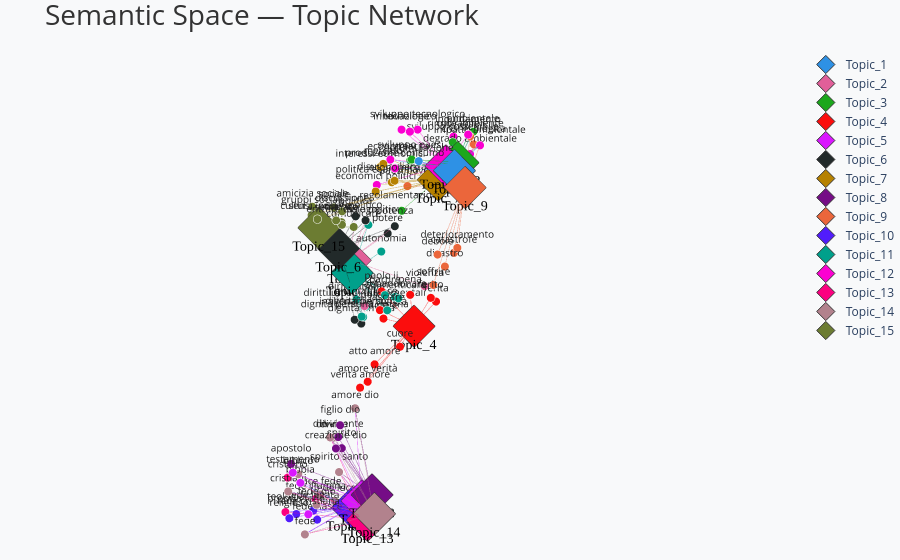

Notebook cell for this chart:
### Code cell
model.visualize_3d()

### Figure 1 — Plotly figure (JSON) as saved in the notebook; plotly's stock layout.template omitted (floating-point values rounded to 4 significant figures)
{"data": [{"line": {"color": "#2E91E5", "width": 1.5}, "mode": "lines", "opacity": 0.4, "showlegend": false, "type": "scatter3d", "x": [1.153, 1.812, null, 1.153, 0.6, null, 1.153, 1.967, null, 1.153, 0.1693, null, 1.153, 1.747, null, 1.153, 0.2403, null, 1.153, 2.133, null, 1.153, 0.4135, null, 1.153, 0.6605, null, 1.153, 1.517, null], "y": [4.976, 4.491, null, 4.976, 4.82, null, 4.976, 4.083, null, 4.976, 4.606, null, 4.976, 4.609, null, 4.976, 4.852, null, 4.976, 4.371, null, 4.976, 4.756, null, 4.976, 4.501, null, 4.976, 4.175, null], "z": [4.161, 4.427, null, 4.161, 4.676, null, 4.161, 4.354, null, 4.161, 4.568, null, 4.161, 4.41, null, 4.161, 4.376, null, 4.161, 4.312, null, 4.161, 4.218, null, 4.161, 4.46, null, 4.161, 4.236, null]}, {"marker": {"color": "#2E91E5", "line": {"color": "white", "width": 0.5}, "size": 5}, "mode": "markers+text", "showlegend": false, "text": ["crescita", "inquinamento", "economia", "ambientale", "accumulazione", "impatto ambientale", "produzione consumo", "degrado ambientale", "sviluppo sostenibile", "sviluppo paesi"], "textfont": {"color": "#222222", "size": 10}, "textposition": "top center", "type": "scatter3d", "x": [1.812, 0.6, 1.967, 0.1693, 1.747, 0.2403, 2.133, 0.4135, 0.6605, 1.517], "y": [4.491, 4.82, 4.083, 4.606, 4.609, 4.852, 4.371, 4.756, 4.501, 4.175], "z": [4.427, 4.676, 4.354, 4.568, 4.41, 4.376, 4.312, 4.218, 4.46, 4.236]}, {"marker": {"color": "#2E91E5", "line": {"color": "#333", "width": 1}, "size": 14, "symbol": "diamond"}, "mode": "markers+text", "name": "Topic_1", "text": ["Topic_1"], "textfont": {"color": "#000000", "family": "Arial Black", "size": 14}, "textposition": "bottom center", "type": "scatter3d", "x": [1.153], "y": [4.976], "z": [4.161]}, {"line": {"color": "#E15F99", "width": 1.5}, "mode": "lines", "opacity": 0.4, "showlegend": false, "type": "scatter3d", "x": [3.217, 2.456, null, 3.217, 2.446, null, 3.217, 2.886, null, 3.217, 2.723, null, 3.217, 2.927, null, 3.217, 2.64, null, 3.217, 3.271, null, 3.217, 3.198, null, 3.217, 3.347, null, 3.217, 3.163, null], "y": [4.237, 4.498, null, 4.237, 4.68, null, 4.237, 4.078, null, 4.237, 4.172, null, 4.237, 5.911, null, 4.237, 4.156, null, 4.237, 4.444, null, 4.237, 4.593, null, 4.237, 4.71, null, 4.237, 4.597, null], "z": [2.745, 3.125, null, 2.745, 3.346, null, 2.745, 3.495, null, 2.745, 3.383, null, 2.745, 2.796, null, 2.745, 3.252, null, 2.745, 1.956, null, 2.745, 1.839, null, 2.745, 1.712, null, 2.745, 1.812, null]}, {"marker": {"color": "#E15F99", "line": {"color": "white", "width": 0.5}, "size": 5}, "mode": "markers+text", "showlegend": false, "text": ["potere", "potenza", "politica", "politico", "violenza", "potere politico", "diritti umani", "diritti umani fondamentali", "inalienabile dignità", "giustizia pace"], "textfont": {"color": "#222222", "size": 10}, "textposition": "top center", "type": "scatter3d", "x": [2.456, 2.446, 2.886, 2.723, 2.927, 2.64, 3.271, 3.198, 3.347, 3.163], "y": [4.498, 4.68, 4.078, 4.172, 5.911, 4.156, 4.444, 4.593, 4.71, 4.597], "z": [3.125, 3.346, 3.495, 3.383, 2.796, 3.252, 1.956, 1.839, 1.712, 1.812]}, {"marker": {"color": "#E15F99", "line": {"color": "#333", "width": 1}, "size": 14, "symbol": "diamond"}, "mode": "markers+text", "name": "Topic_2", "text": ["Topic_2"], "textfont": {"color": "#000000", "family": "Arial Black", "size": 14}, "textposition": "bottom center", "type": "scatter3d", "x": [3.217], "y": [4.237], "z": [2.745]}, {"line": {"color": "#1CA71C", "width": 1.5}, "mode": "lines", "opacity": 0.4, "showlegend": false, "type": "scatter3d", "x": [1.017, 1.812, null, 1.017, 0.6, null, 1.017, 0.1693, null, 1.017, 2.138, null, 1.017, 0.4626, null, 1.017, 0.2403, null, 1.017, 0.6605, null, 1.017, 0.4135, null, 1.017, 2.133, null, 1.017, 1.517, null], "y": [4.94, 4.491, null, 4.94, 4.82, null, 4.94, 4.606, null, 4.94, 4.559, null, 4.94, 4.349, null, 4.94, 4.852, null, 4.94, 4.501, null, 4.94, 4.756, null, 4.94, 4.371, null, 4.94, 4.175, null], "z": [4.272, 4.427, null, 4.272, 4.676, null, 4.272, 4.568, null, 4.272, 3.516, null, 4.272, 4.479, null, 4.272, 4.376, null, 4.272, 4.46, null, 4.272, 4.218, null, 4.272, 4.312, null, 4.272, 4.236, null]}, {"marker": {"color": "#1CA71C", "line": {"color": "white", "width": 0.5}, "size": 5}, "mode": "markers+text", "showlegend": false, "text": ["crescita", "inquinamento", "ambientale", "regolamentazione", "rinnovabile", "impatto ambientale", "sviluppo sostenibile", "degrado ambientale", "produzione consumo", "sviluppo paesi"], "textfont": {"color": "#222222", "size": 10}, "textposition": "top center", "type": "scatter3d", "x": [1.812, 0.6, 0.1693, 2.138, 0.4626, 0.2403, 0.6605, 0.4135, 2.133, 1.517], "y": [4.491, 4.82, 4.606, 4.559, 4.349, 4.852, 4.501, 4.756, 4.371, 4.175], "z": [4.427, 4.676, 4.568, 3.516, 4.479, 4.376, 4.46, 4.218, 4.312, 4.236]}, {"marker": {"color": "#1CA71C", "line": {"color": "#333", "width": 1}, "size": 14, "symbol": "diamond"}, "mode": "markers+text", "name": "Topic_3", "text": ["Topic_3"], "textfont": {"color": "#000000", "family": "Arial Black", "size": 14}, "textposition": "bottom center", "type": "scatter3d", "x": [1.017], "y": [4.94], "z": [4.272]}, {"line": {"color": "#FB0D0D", "width": 1.5}, "mode": "lines", "opacity": 0.4, "showlegend": false, "type": "scatter3d", "x": [3.582, 3.911, null, 3.582, 3.132, null, 3.582, 3.046, null, 3.582, 3.849, null, 3.582, 3.33, null, 3.582, 4.486, null, 3.582, 4.043, null, 3.582, 3.811, null, 3.582, 4.818, null, 3.582, 4.717, null], "y": [6.273, 6.272, null, 6.273, 6.243, null, 6.273, 6.291, null, 6.273, 5.807, null, 6.273, 5.941, null, 6.273, 6.249, null, 6.273, 5.928, null, 6.273, 5.729, null, 6.273, 6.241, null, 6.273, 6.322, null], "z": [2.458, 2.191, null, 2.458, 2.807, null, 2.458, 2.711, null, 2.458, 2.511, null, 2.458, 2.819, null, 2.458, 2.133, null, 2.458, 2.85, null, 2.458, 3.022, null, 2.458, 1.823, null, 2.458, 1.942, null]}, {"marker": {"color": "#FB0D0D", "line": {"color": "white", "width": 0.5}, "size": 5}, "mode": "markers+text", "showlegend": false, "text": ["cuore", "ferito", "ferita", "amare", "pena", "atto amore", "porta sé", "paolo ii", "verità amore", "amore verità"], "textfont": {"color": "#222222", "size": 10}, "textposition": "top center", "type": "scatter3d", "x": [3.911, 3.132, 3.046, 3.849, 3.33, 4.486, 4.043, 3.811, 4.818, 4.717], "y": [6.272, 6.243, 6.291, 5.807, 5.941, 6.249, 5.928, 5.729, 6.241, 6.322], "z": [2.191, 2.807, 2.711, 2.511, 2.819, 2.133, 2.85, 3.022, 1.823, 1.942]}, {"marker": {"color": "#FB0D0D", "line": {"color": "#333", "width": 1}, "size": 14, "symbol": "diamond"}, "mode": "markers+text", "name": "Topic_4", "text": ["Topic_4"], "textfont": {"color": "#000000", "family": "Arial Black", "size": 14}, "textposition": "bottom center", "type": "scatter3d", "x": [3.582], "y": [6.273], "z": [2.458]}, {"line": {"color": "#DA16FF", "width": 1.5}, "mode": "lines", "opacity": 0.4, "showlegend": false, "type": "scatter3d", "x": [5.546, 6.469, null, 5.546, 6.504, null, 5.546, 5.656, null, 5.546, 6.368, null, 5.546, 6.447, null, 5.546, 5.659, null, 5.546, 6.208, null, 5.546, 5.149, null, 5.546, 6.196, null, 5.546, 6.391, null], "y": [7.002, 6.515, null, 7.002, 6.669, null, 7.002, 6.437, null, 7.002, 6.497, null, 7.002, 6.651, null, 7.002, 6.598, null, 7.002, 6.659, null, 7.002, 6.482, null, 7.002, 6.609, null, 7.002, 6.669, null], "z": [0.2638, 1.344, null, 0.2638, -0.02012, null, 0.2638, 1.429, null, 0.2638, 1.205, null, 0.2638, 1.205, null, 0.2638, 0.733, null, 0.2638, 0.4578, null, 0.2638, 1.752, null, 0.2638, 0.004899, null, 0.2638, 0.3972, null]}, {"marker": {"color": "#DA16FF", "line": {"color": "white", "width": 0.5}, "size": 5}, "mode": "markers+text", "showlegend": false, "text": ["testamento", "fede", "divino", "biblico", "bibbia", "spirito santo", "fede dio", "amore dio", "fede nasce", "fede cristiana"], "textfont": {"color": "#222222", "size": 10}, "textposition": "top center", "type": "scatter3d", "x": [6.469, 6.504, 5.656, 6.368, 6.447, 5.659, 6.208, 5.149, 6.196, 6.391], "y": [6.515, 6.669, 6.437, 6.497, 6.651, 6.598, 6.659, 6.482, 6.609, 6.669], "z": [1.344, -0.02012, 1.429, 1.205, 1.205, 0.733, 0.4578, 1.752, 0.004899, 0.3972]}, {"marker": {"color": "#DA16FF", "line": {"color": "#333", "width": 1}, "size": 14, "symbol": "diamond"}, "mode": "markers+text", "name": "Topic_5", "text": ["Topic_5"], "textfont": {"color": "#000000", "family": "Arial Black", "size": 14}, "textposition": "bottom center", "type": "scatter3d", "x": [5.546], "y": [7.002], "z": [0.2638]}, {"line": {"color": "#222A2A", "width": 1.5}, "mode": "lines", "opacity": 0.4, "showlegend": false, "type": "scatter3d", "x": [3.41, 2.456, null, 3.41, 3.544, null, 3.41, 2.886, null, 3.41, 2.446, null, 3.41, 2.723, null, 3.41, 2.64, null, 3.41, 3.475, null, 3.41, 3.296, null, 3.41, 3.449, null, 3.41, 3.815, null], "y": [4.146, 4.498, null, 4.146, 4.272, null, 4.146, 4.078, null, 4.146, 4.68, null, 4.146, 4.172, null, 4.146, 4.156, null, 4.146, 4.603, null, 4.146, 4.588, null, 4.146, 4.786, null, 4.146, 4.171, null], "z": [3.044, 3.125, null, 3.044, 3.974, null, 3.044, 3.495, null, 3.044, 3.346, null, 3.044, 3.383, null, 3.044, 3.252, null, 3.044, 1.656, null, 3.044, 1.46, null, 3.044, 1.815, null, 3.044, 3.808, null]}, {"marker": {"color": "#222A2A", "line": {"color": "white", "width": 0.5}, "size": 5}, "mode": "markers+text", "showlegend": false, "text": ["potere", "sociale", "politica", "potenza", "politico", "potere politico", "dignità persona umana", "dignità umana", "dignità persona", "senso sociale"], "textfont": {"color": "#222222", "size": 10}, "textposition": "top center", "type": "scatter3d", "x": [2.456, 3.544, 2.886, 2.446, 2.723, 2.64, 3.475, 3.296, 3.449, 3.815], "y": [4.498, 4.272, 4.078, 4.68, 4.172, 4.156, 4.603, 4.588, 4.786, 4.171], "z": [3.125, 3.974, 3.495, 3.346, 3.383, 3.252, 1.656, 1.46, 1.815, 3.808]}, {"marker": {"color": "#222A2A", "line": {"color": "#333", "width": 1}, "size": 14, "symbol": "diamond"}, "mode": "markers+text", "name": "Topic_6", "text": ["Topic_6"], "textfont": {"color": "#000000", "family": "Arial Black", "size": 14}, "textposition": "bottom center", "type": "scatter3d", "x": [3.41], "y": [4.146], "z": [3.044]}, {"line": {"color": "#B68100", "width": 1.5}, "mode": "lines", "opacity": 0.4, "showlegend": false, "type": "scatter3d", "x": [1.418, 3.544, null, 1.418, 1.967, null, 1.418, 2.251, null, 1.418, 2.034, null, 1.418, 2.252, null, 1.418, 2.241, null, 1.418, 2.31, null, 1.418, 3.906, null, 1.418, 2.051, null, 1.418, 3.815, null], "y": [4.81, 4.272, null, 4.81, 4.083, null, 4.81, 4.48, null, 4.81, 4.187, null, 4.81, 4.187, null, 4.81, 3.989, null, 4.81, 4.028, null, 4.81, 4.085, null, 4.81, 3.897, null, 4.81, 4.171, null], "z": [4.005, 3.974, null, 4.005, 4.354, null, 4.005, 4.14, null, 4.005, 3.949, null, 4.005, 4.381, null, 4.005, 3.896, null, 4.005, 3.794, null, 4.005, 3.885, null, 4.005, 4.178, null, 4.005, 3.808, null]}, {"marker": {"color": "#B68100", "line": {"color": "white", "width": 0.5}, "size": 5}, "mode": "markers+text", "showlegend": false, "text": ["sociale", "economia", "economico", "disuguaglianza", "mercato", "politica economia", "economici politici", "gruppi sociali", "interessi economici", "senso sociale"], "textfont": {"color": "#222222", "size": 10}, "textposition": "top center", "type": "scatter3d", "x": [3.544, 1.967, 2.251, 2.034, 2.252, 2.241, 2.31, 3.906, 2.051, 3.815], "y": [4.272, 4.083, 4.48, 4.187, 4.187, 3.989, 4.028, 4.085, 3.897, 4.171], "z": [3.974, 4.354, 4.14, 3.949, 4.381, 3.896, 3.794, 3.885, 4.178, 3.808]}, {"marker": {"color": "#B68100", "line": {"color": "#333", "width": 1}, "size": 14, "symbol": "diamond"}, "mode": "markers+text", "name": "Topic_7", "text": ["Topic_7"], "textfont": {"color": "#000000", "family": "Arial Black", "size": 14}, "textposition": "bottom center", "type": "scatter3d", "x": [1.418], "y": [4.81], "z": [4.005]}, {"line": {"color": "#750D86", "width": 1.5}, "mode": "lines", "opacity": 0.4, "showlegend": false, "type": "scatter3d", "x": [5.462, 5.656, null, 5.462, 5.58, null, 5.462, 6.324, null, 5.462, 5.43, null, 5.462, 6.432, null, 5.462, 5.149, null, 5.462, 5.659, null, 5.462, 5.652, null, 5.462, 5.566, null, 5.462, 5.788, null], "y": [7.163, 6.437, null, 7.163, 6.434, null, 7.163, 6.261, null, 7.163, 6.42, null, 7.163, 6.28, null, 7.163, 6.482, null, 7.163, 6.598, null, 7.163, 6.64, null, 7.163, 6.597, null, 7.163, 6.737, null], "z": [0.4906, 1.429, null, 0.4906, 1.368, null, 0.4906, 1.209, null, 0.4906, 0.9849, null, 0.4906, 0.9913, null, 0.4906, 1.752, null, 0.4906, 0.733, null, 0.4906, 1.592, null, 0.4906, 1.759, null, 0.4906, 1.516, null]}, {"marker": {"color": "#750D86", "line": {"color": "white", "width": 0.5}, "size": 5}, "mode": "markers+text", "showlegend": false, "text": ["divino", "divina", "apostolo", "spirito", "cristiano", "amore dio", "spirito santo", "dio vivente", "figlio dio", "creazione dio"], "textfont": {"color": "#222222", "size": 10}, "textposition": "top center", "type": "scatter3d", "x": [5.656, 5.58, 6.324, 5.43, 6.432, 5.149, 5.659, 5.652, 5.566, 5.788], "y": [6.437, 6.434, 6.261, 6.42, 6.28, 6.482, 6.598, 6.64, 6.597, 6.737], "z": [1.429, 1.368, 1.209, 0.9849, 0.9913, 1.752, 0.733, 1.592, 1.759, 1.516]}, {"marker": {"color": "#750D86", "line": {"color": "#333", "width": 1}, "size": 14, "symbol": "diamond"}, "mode": "markers+text", "name": "Topic_8", "text": ["Topic_8"], "textfont": {"color": "#000000", "family": "Arial Black", "size": 14}, "textposition": "bottom center", "type": "scatter3d", "x": [5.462], "y": [7.163], "z": [0.4906]}, {"line": {"color": "#EB663B", "width": 1.5}, "mode": "lines", "opacity": 0.4, "showlegend": false, "type": "scatter3d", "x": [1.277, 2.301, null, 1.277, 2.643, null, 1.277, 2.998, null, 1.277, 2.592, null, 1.277, 2.283, null, 1.277, 0.4135, null, 1.277, 1.71, null, 1.277, 0.2403, null, 1.277, 0.1221, null, 1.277, 0.3937, null], "y": [5.357, 6.089, null, 5.357, 5.933, null, 5.357, 6.173, null, 5.357, 6.07, null, 5.357, 6.006, null, 5.357, 4.756, null, 5.357, 4.292, null, 5.357, 4.852, null, 5.357, 4.607, null, 5.357, 4.71, null], "z": [3.979, 3.393, null, 3.979, 3.335, null, 3.979, 2.977, null, 3.979, 3.128, null, 3.979, 3.25, null, 3.979, 4.218, null, 3.979, 3.798, null, 3.979, 4.376, null, 3.979, 4.3, null, 3.979, 4.558, null]}, {"marker": {"color": "#EB663B", "line": {"color": "white", "width": 0.5}, "size": 5}, "mode": "markers+text", "showlegend": false, "text": ["deterioramento", "debole", "soffrire", "disastro", "catastrofe", "degrado ambientale", "paesi poveri", "impatto ambientale", "crisi ecologica", "cura ambiente"], "textfont": {"color": "#222222", "size": 10}, "textposition": "top center", "type": "scatter3d", "x": [2.301, 2.643, 2.998, 2.592, 2.283, 0.4135, 1.71, 0.2403, 0.1221, 0.3937], "y": [6.089, 5.933, 6.173, 6.07, 6.006, 4.756, 4.292, 4.852, 4.607, 4.71], "z": [3.393, 3.335, 2.977, 3.128, 3.25, 4.218, 3.798, 4.376, 4.3, 4.558]}, {"marker": {"color": "#EB663B", "line": {"color": "#333", "width": 1}, "size": 14, "symbol": "diamond"}, "mode": "markers+text", "name": "Topic_9", "text": ["Topic_9"], "textfont": {"color": "#000000", "family": "Arial Black", "size": 14}, "textposition": "bottom center", "type": "scatter3d", "x": [1.277], "y": [5.357], "z": [3.979]}, {"line": {"color": "#511CFB", "width": 1.5}, "mode": "lines", "opacity": 0.4, "showlegend": false, "type": "scatter3d", "x": [5.701, 6.504, null, 5.701, 6.529, null, 5.701, 6.432, null, 5.701, 6.612, null, 5.701, 6.602, null, 5.701, 6.196, null, 5.701, 5.911, null, 5.701, 6.136, null, 5.701, 6.208, null, 5.701, 6.445, null], "y": [6.928, 6.669, null, 6.928, 6.396, null, 6.928, 6.28, null, 6.928, 6.446, null, 6.928, 6.337, null, 6.928, 6.609, null, 6.928, 6.366, null, 6.928, 6.433, null, 6.928, 6.659, null, 6.928, 6.395, null], "z": [0.1612, -0.02012, null, 0.1612, 0.844, null, 0.1612, 0.9913, null, 0.1612, 0.2924, null, 0.1612, 0.3361, null, 0.1612, 0.004899, null, 0.1612, 0.1746, null, 0.1612, 0.02393, null, 0.1612, 0.4578, null, 0.1612, 0.1879, null]}, {"marker": {"color": "#511CFB", "line": {"color": "white", "width": 0.5}, "size": 5}, "mode": "markers+text", "showlegend": false, "text": ["fede", "cristiani", "cristiano", "religioso", "teologia", "fede nasce", "luce fede", "fede legata", "fede dio", "propria fede"], "textfont": {"color": "#222222", "size": 10}, "textposition": "top center", "type": "scatter3d", "x": [6.504, 6.529, 6.432, 6.612, 6.602, 6.196, 5.911, 6.136, 6.208, 6.445], "y": [6.669, 6.396, 6.28, 6.446, 6.337, 6.609, 6.366, 6.433, 6.659, 6.395], "z": [-0.02012, 0.844, 0.9913, 0.2924, 0.3361, 0.004899, 0.1746, 0.02393, 0.4578, 0.1879]}, {"marker": {"color": "#511CFB", "line": {"color": "#333", "width": 1}, "size": 14, "symbol": "diamond"}, "mode": "markers+text", "name": "Topic_10", "text": ["Topic_10"], "textfont": {"color": "#000000", "family": "Arial Black", "size": 14}, "textposition": "bottom center", "type": "scatter3d", "x": [5.701], "y": [6.928], "z": [0.1612]}, {"line": {"color": "#00A08B", "width": 1.5}, "mode": "lines", "opacity": 0.4, "showlegend": false, "type": "scatter3d", "x": [3.316, 2.667, null, 3.316, 4.095, null, 3.316, 3.861, null, 3.316, 3.99, null, 3.316, 3.764, null, 3.316, 3.347, null, 3.316, 2.64, null, 3.316, 3.163, null, 3.316, 3.449, null, 3.316, 3.271, null], "y": [4.392, 4.534, null, 4.392, 6.157, null, 4.392, 6.178, null, 4.392, 5.999, null, 4.392, 6.007, null, 4.392, 4.71, null, 4.392, 4.156, null, 4.392, 4.597, null, 4.392, 4.786, null, 4.392, 4.444, null], "z": [2.576, 2.828, null, 2.576, 2.99, null, 2.576, 3.121, null, 2.576, 3.16, null, 2.576, 3.018, null, 2.576, 1.712, null, 2.576, 3.252, null, 2.576, 1.812, null, 2.576, 1.815, null, 2.576, 1.956, null]}, {"marker": {"color": "#00A08B", "line": {"color": "white", "width": 0.5}, "size": 5}, "mode": "markers+text", "showlegend": false, "text": ["autonomia", "lasciare", "dimenticare", "partire", "abbandonare", "inalienabile dignità", "potere politico", "giustizia pace", "dignità persona", "diritti umani"], "textfont": {"color": "#222222", "size": 10}, "textposition": "top center", "type": "scatter3d", "x": [2.667, 4.095, 3.861, 3.99, 3.764, 3.347, 2.64, 3.163, 3.449, 3.271], "y": [4.534, 6.157, 6.178, 5.999, 6.007, 4.71, 4.156, 4.597, 4.786, 4.444], "z": [2.828, 2.99, 3.121, 3.16, 3.018, 1.712, 3.252, 1.812, 1.815, 1.956]}, {"marker": {"color": "#00A08B", "line": {"color": "#333", "width": 1}, "size": 14, "symbol": "diamond"}, "mode": "markers+text", "name": "Topic_11", "text": ["Topic_11"], "textfont": {"color": "#000000", "family": "Arial Black", "size": 14}, "textposition": "bottom center", "type": "scatter3d", "x": [3.316], "y": [4.392], "z": [2.576]}, {"line": {"color": "#FB00D1", "width": 1.5}, "mode": "lines", "opacity": 0.4, "showlegend": false, "type": "scatter3d", "x": [1.225, 0.4626, null, 1.225, 1.967, null, 1.225, 1.67, null, 1.225, 1.789, null, 1.225, 0.6, null, 1.225, 2.133, null, 1.225, 1.469, null, 1.225, 0.2403, null, 1.225, 2.241, null, 1.225, 0.4135, null], "y": [4.824, 4.349, null, 4.824, 4.083, null, 4.824, 4.082, null, 4.824, 4.412, null, 4.824, 4.82, null, 4.824, 4.371, null, 4.824, 4.305, null, 4.824, 4.852, null, 4.824, 3.989, null, 4.824, 4.756, null], "z": [4.233, 4.479, null, 4.233, 4.354, null, 4.233, 4.855, null, 4.233, 4.929, null, 4.233, 4.676, null, 4.233, 4.312, null, 4.233, 4.861, null, 4.233, 4.376, null, 4.233, 3.896, null, 4.233, 4.218, null]}, {"marker": {"color": "#FB00D1", "line": {"color": "white", "width": 0.5}, "size": 5}, "mode": "markers+text", "showlegend": false, "text": ["rinnovabile", "economia", "innovazione", "tecnologico", "inquinamento", "produzione consumo", "sviluppo tecnologico", "impatto ambientale", "politica economia", "degrado ambientale"], "textfont": {"color": "#222222", "size": 10}, "textposition": "top center", "type": "scatter3d", "x": [0.4626, 1.967, 1.67, 1.789, 0.6, 2.133, 1.469, 0.2403, 2.241, 0.4135], "y": [4.349, 4.083, 4.082, 4.412, 4.82, 4.371, 4.305, 4.852, 3.989, 4.756], "z": [4.479, 4.354, 4.855, 4.929, 4.676, 4.312, 4.861, 4.376, 3.896, 4.218]}, {"marker": {"color": "#FB00D1", "line": {"color": "#333", "width": 1}, "size": 14, "symbol": "diamond"}, "mode": "markers+text", "name": "Topic_12", "text": ["Topic_12"], "textfont": {"color": "#000000", "family": "Arial Black", "size": 14}, "textposition": "bottom center", "type": "scatter3d", "x": [1.225], "y": [4.824], "z": [4.233]}, {"line": {"color": "#FC0080", "width": 1.5}, "mode": "lines", "opacity": 0.4, "showlegend": false, "type": "scatter3d", "x": [5.682, 6.529, null, 5.682, 6.504, null, 5.682, 6.432, null, 5.682, 6.602, null, 5.682, 5.656, null, 5.682, 5.748, null, 5.682, 5.911, null, 5.682, 5.659, null, 5.682, 6.208, null, 5.682, 5.978, null], "y": [7.278, 6.396, null, 7.278, 6.669, null, 7.278, 6.28, null, 7.278, 6.337, null, 7.278, 6.437, null, 7.278, 6.527, null, 7.278, 6.366, null, 7.278, 6.598, null, 7.278, 6.659, null, 7.278, 6.302, null], "z": [0.1517, 0.844, null, 0.1517, -0.02012, null, 0.1517, 0.9913, null, 0.1517, 0.3361, null, 0.1517, 1.429, null, 0.1517, -0.003715, null, 0.1517, 0.1746, null, 0.1517, 0.733, null, 0.1517, 0.4578, null, 0.1517, 0.05576, null]}, {"marker": {"color": "#FC0080", "line": {"color": "white", "width": 0.5}, "size": 5}, "mode": "markers+text", "showlegend": false, "text": ["cristiani", "fede", "cristiano", "teologia", "divino", "fede luce", "luce fede", "spirito santo", "fede dio", "fede illumina"], "textfont": {"color": "#222222", "size": 10}, "textposition": "top center", "type": "scatter3d", "x": [6.529, 6.504, 6.432, 6.602, 5.656, 5.748, 5.911, 5.659, 6.208, 5.978], "y": [6.396, 6.669, 6.28, 6.337, 6.437, 6.527, 6.366, 6.598, 6.659, 6.302], "z": [0.844, -0.02012, 0.9913, 0.3361, 1.429, -0.003715, 0.1746, 0.733, 0.4578, 0.05576]}, {"marker": {"color": "#FC0080", "line": {"color": "#333", "width": 1}, "size": 14, "symbol": "diamond"}, "mode": "markers+text", "name": "Topic_13", "text": ["Topic_13"], "textfont": {"color": "#000000", "family": "Arial Black", "size": 14}, "textposition": "bottom center", "type": "scatter3d", "x": [5.682], "y": [7.278], "z": [0.1517]}, {"line": {"color": "#B2828D", "width": 1.5}, "mode": "lines", "opacity": 0.4, "showlegend": false, "type": "scatter3d", "x": [5.564, 6.504, null, 5.564, 5.656, null, 5.564, 5.58, null, 5.564, 6.529, null, 5.564, 6.368, null, 5.564, 5.659, null, 5.564, 6.208, null, 5.564, 5.748, null, 5.564, 5.149, null, 5.564, 5.911, null], "y": [7.321, 6.669, null, 7.321, 6.437, null, 7.321, 6.434, null, 7.321, 6.396, null, 7.321, 6.497, null, 7.321, 6.598, null, 7.321, 6.659, null, 7.321, 6.527, null, 7.321, 6.482, null, 7.321, 6.366, null], "z": [0.2475, -0.02012, null, 0.2475, 1.429, null, 0.2475, 1.368, null, 0.2475, 0.844, null, 0.2475, 1.205, null, 0.2475, 0.733, null, 0.2475, 0.4578, null, 0.2475, -0.003715, null, 0.2475, 1.752, null, 0.2475, 0.1746, null]}, {"marker": {"color": "#B2828D", "line": {"color": "white", "width": 0.5}, "size": 5}, "mode": "markers+text", "showlegend": false, "text": ["fede", "divino", "divina", "cristiani", "biblico", "spirito santo", "fede dio", "fede luce", "amore dio", "luce fede"], "textfont": {"color": "#222222", "size": 10}, "textposition": "top center", "type": "scatter3d", "x": [6.504, 5.656, 5.58, 6.529, 6.368, 5.659, 6.208, 5.748, 5.149, 5.911], "y": [6.669, 6.437, 6.434, 6.396, 6.497, 6.598, 6.659, 6.527, 6.482, 6.366], "z": [-0.02012, 1.429, 1.368, 0.844, 1.205, 0.733, 0.4578, -0.003715, 1.752, 0.1746]}, {"marker": {"color": "#B2828D", "line": {"color": "#333", "width": 1}, "size": 14, "symbol": "diamond"}, "mode": "markers+text", "name": "Topic_14", "text": ["Topic_14"], "textfont": {"color": "#000000", "family": "Arial Black", "size": 14}, "textposition": "bottom center", "type": "scatter3d", "x": [5.564], "y": [7.321], "z": [0.2475]}, {"line": {"color": "#6C7C32", "width": 1.5}, "mode": "lines", "opacity": 0.4, "showlegend": false, "type": "scatter3d", "x": [3.93, 3.544, null, 3.93, 3.813, null, 3.93, 4.09, null, 3.93, 3.737, null, 3.93, 3.623, null, 3.93, 4.011, null, 3.93, 3.815, null, 3.93, 3.877, null, 3.93, 3.889, null, 3.93, 3.906, null], "y": [4.283, 4.272, null, 4.283, 4.78, null, 4.283, 4.982, null, 4.283, 4.719, null, 4.283, 4.867, null, 4.283, 4.382, null, 4.283, 4.171, null, 4.283, 4.089, null, 4.283, 4.879, null, 4.283, 4.085, null], "z": [3.727, 3.974, null, 3.727, 3.973, null, 3.727, 4.182, null, 3.727, 4.126, null, 3.727, 3.844, null, 3.727, 3.957, null, 3.727, 3.808, null, 3.727, 4.041, null, 3.727, 3.989, null, 3.727, 3.885, null]}, {"marker": {"color": "#6C7C32", "line": {"color": "white", "width": 0.5}, "size": 5}, "mode": "markers+text", "showlegend": false, "text": ["sociale", "dialogo", "seminare", "discussione", "comunicare", "cultura incontro", "senso sociale", "amicizia sociale", "entrare dialogo", "gruppi sociali"], "textfont": {"color": "#222222", "size": 10}, "textposition": "top center", "type": "scatter3d", "x": [3.544, 3.813, 4.09, 3.737, 3.623, 4.011, 3.815, 3.877, 3.889, 3.906], "y": [4.272, 4.78, 4.982, 4.719, 4.867, 4.382, 4.171, 4.089, 4.879, 4.085], "z": [3.974, 3.973, 4.182, 4.126, 3.844, 3.957, 3.808, 4.041, 3.989, 3.885]}, {"marker": {"color": "#6C7C32", "line": {"color": "#333", "width": 1}, "size": 14, "symbol": "diamond"}, "mode": "markers+text", "name": "Topic_15", "text": ["Topic_15"], "textfont": {"color": "#000000", "family": "Arial Black", "size": 14}, "textposition": "bottom center", "type": "scatter3d", "x": [3.93], "y": [4.283], "z": [3.727]}], "layout": {"margin": {"b": 0, "l": 0, "r": 0, "t": 50}, "paper_bgcolor": "#f8f9fa", "plot_bgcolor": "#f8f9fa", "scene": {"bgcolor": "#f8f9fa", "xaxis": {"visible": false}, "yaxis": {"visible": false}, "zaxis": {"visible": false}}, "title": {"font": {"color": "#333", "size": 28}, "text": "Semantic Space — Topic Network"}}}
